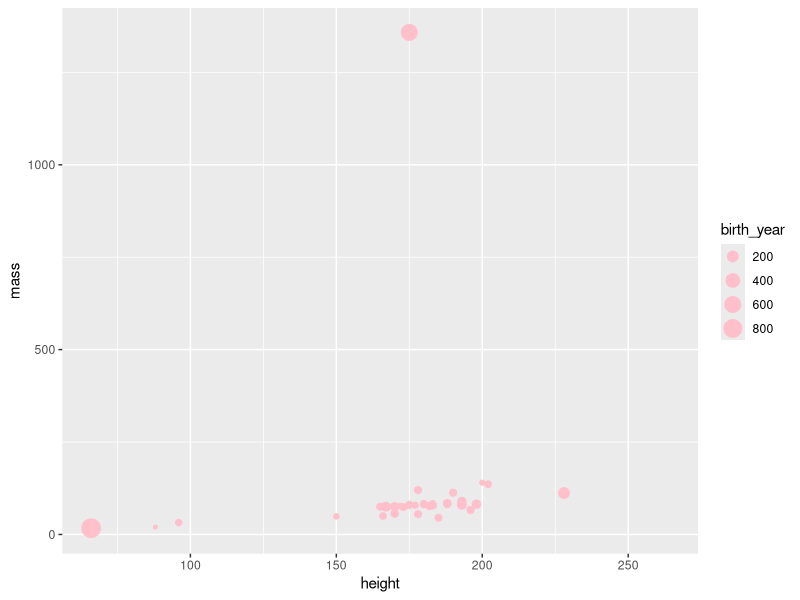

R code for this plot: (Note: this script raises an error after producing the figure.)
## ---- chunk 1
library(tidyverse)
## ---- chunk 2
glimpse(starwars)
## ---- chunk 3
ggplot(starwars, 
       aes(x = height, y = mass, color = gender, size = birth_year)) +
  geom_point(color = "pink")
## ---- chunk 4
ggplot(starwars, 
       aes(x = height, y = mass, color = gender, size = birth_year)) +
  geom_point(color = "pink") +
  labs(
    title = "Height and Weight of Star Wars Characters",
    x = "Height (cm)", 
    y = "Weight" (kg),
    size = "Birth Year"
    )
## ---- chunk 5
ggplot(starwars, aes(x = gender, fill = species)) +
  geom_bar(color = "black")
## ---- chunk 6
ggplot(starwars, aes(x = mass))+geom_histogram(fill = "blue", binwidth = 200)
## ---- chunk 7
ggplot(starwars, aes(x = gender, y = height, fill = species)) +
  geom_violin()
## ---- chunk 8
ggplot(starwars, aes(x = gender, fill = species)) +
  geom_bar(position = "fill")
## ---- chunk 9
ggplot(starwars, aes(x = mass, y = height, fill = species, color = species))+geom_point()+facet_grid(~gender)
